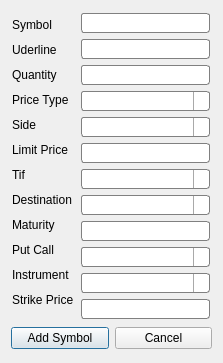
<?xml version="1.0" encoding="UTF-8"?>
<ui version="4.0">
 <class>SymbolProp</class>
 <widget class="QDialog" name="SymbolProp">
  <property name="geometry">
   <rect>
    <x>0</x>
    <y>0</y>
    <width>223</width>
    <height>363</height>
   </rect>
  </property>
  <property name="windowTitle">
   <string>Manage Order</string>
  </property>
  <layout class="QHBoxLayout" name="horizontalLayout_3">
   <item>
    <layout class="QVBoxLayout" name="verticalLayout_3">
     <item>
      <layout class="QHBoxLayout" name="horizontalLayout">
       <item>
        <layout class="QVBoxLayout" name="verticalLayout">
         <item>
          <widget class="QLabel" name="label">
           <property name="sizePolicy">
            <sizepolicy hsizetype="Fixed" vsizetype="Fixed">
             <horstretch>0</horstretch>
             <verstretch>0</verstretch>
            </sizepolicy>
           </property>
           <property name="text">
            <string>Symbol</string>
           </property>
          </widget>
         </item>
         <item>
          <widget class="QLabel" name="label_12">
           <property name="sizePolicy">
            <sizepolicy hsizetype="Fixed" vsizetype="Fixed">
             <horstretch>0</horstretch>
             <verstretch>0</verstretch>
            </sizepolicy>
           </property>
           <property name="text">
            <string>Uderline</string>
           </property>
          </widget>
         </item>
         <item>
          <widget class="QLabel" name="label_3">
           <property name="sizePolicy">
            <sizepolicy hsizetype="Fixed" vsizetype="Fixed">
             <horstretch>0</horstretch>
             <verstretch>0</verstretch>
            </sizepolicy>
           </property>
           <property name="text">
            <string>Quantity</string>
           </property>
          </widget>
         </item>
         <item>
          <widget class="QLabel" name="label_5">
           <property name="sizePolicy">
            <sizepolicy hsizetype="Fixed" vsizetype="Fixed">
             <horstretch>0</horstretch>
             <verstretch>0</verstretch>
            </sizepolicy>
           </property>
           <property name="text">
            <string>Price Type</string>
           </property>
          </widget>
         </item>
         <item>
          <widget class="QLabel" name="label_2">
           <property name="sizePolicy">
            <sizepolicy hsizetype="Fixed" vsizetype="Fixed">
             <horstretch>0</horstretch>
             <verstretch>0</verstretch>
            </sizepolicy>
           </property>
           <property name="text">
            <string>Side</string>
           </property>
          </widget>
         </item>
         <item>
          <widget class="QLabel" name="label_4">
           <property name="sizePolicy">
            <sizepolicy hsizetype="Fixed" vsizetype="Fixed">
             <horstretch>0</horstretch>
             <verstretch>0</verstretch>
            </sizepolicy>
           </property>
           <property name="text">
            <string>Limit Price</string>
           </property>
          </widget>
         </item>
         <item>
          <widget class="QLabel" name="label_6">
           <property name="sizePolicy">
            <sizepolicy hsizetype="Fixed" vsizetype="Fixed">
             <horstretch>0</horstretch>
             <verstretch>0</verstretch>
            </sizepolicy>
           </property>
           <property name="text">
            <string>Tif</string>
           </property>
          </widget>
         </item>
         <item>
          <widget class="QLabel" name="label_7">
           <property name="sizePolicy">
            <sizepolicy hsizetype="Fixed" vsizetype="Fixed">
             <horstretch>0</horstretch>
             <verstretch>0</verstretch>
            </sizepolicy>
           </property>
           <property name="text">
            <string>Destination</string>
           </property>
          </widget>
         </item>
         <item>
          <widget class="QLabel" name="label_8">
           <property name="sizePolicy">
            <sizepolicy hsizetype="Fixed" vsizetype="Fixed">
             <horstretch>0</horstretch>
             <verstretch>0</verstretch>
            </sizepolicy>
           </property>
           <property name="text">
            <string>Maturity</string>
           </property>
          </widget>
         </item>
         <item>
          <widget class="QLabel" name="label_11">
           <property name="sizePolicy">
            <sizepolicy hsizetype="Fixed" vsizetype="Fixed">
             <horstretch>0</horstretch>
             <verstretch>0</verstretch>
            </sizepolicy>
           </property>
           <property name="text">
            <string>Put Call</string>
           </property>
          </widget>
         </item>
         <item>
          <widget class="QLabel" name="label_10">
           <property name="sizePolicy">
            <sizepolicy hsizetype="Fixed" vsizetype="Fixed">
             <horstretch>0</horstretch>
             <verstretch>0</verstretch>
            </sizepolicy>
           </property>
           <property name="text">
            <string>Instrument</string>
           </property>
          </widget>
         </item>
         <item>
          <widget class="QLabel" name="label_9">
           <property name="sizePolicy">
            <sizepolicy hsizetype="Fixed" vsizetype="Fixed">
             <horstretch>0</horstretch>
             <verstretch>0</verstretch>
            </sizepolicy>
           </property>
           <property name="text">
            <string>Strike Price</string>
           </property>
          </widget>
         </item>
        </layout>
       </item>
       <item>
        <layout class="QVBoxLayout" name="verticalLayout_2">
         <item>
          <widget class="QLineEdit" name="lineEditSymbol">
           <property name="sizePolicy">
            <sizepolicy hsizetype="Fixed" vsizetype="Fixed">
             <horstretch>0</horstretch>
             <verstretch>0</verstretch>
            </sizepolicy>
           </property>
           <property name="styleSheet">
            <string notr="true"> QLineEdit {
     border: 1px solid gray;
     border-radius: 3px;
     padding: 1px 18px 1px 3px;
     min-width: 1em;
 max-width: 7em;
 }


 QLineEdit QAbstractItemView {
     border: 2px solid darkgray;
     selection-background-color: lightgray;
 }

QLineEdit {
      background: qlineargradient(x1: 0, y1: 0, x2: 0, y2: 1,
                                  stop: 0 #E1E1E1, stop: 0.4 #DDDDDD,
                                  stop: 0.5 #D8D8D8, stop: 1.0 #D3D3D3);
 }</string>
           </property>
           <property name="dragEnabled">
            <bool>true</bool>
           </property>
          </widget>
         </item>
         <item>
          <widget class="QLineEdit" name="lineEditUnderline">
           <property name="sizePolicy">
            <sizepolicy hsizetype="Fixed" vsizetype="Fixed">
             <horstretch>0</horstretch>
             <verstretch>0</verstretch>
            </sizepolicy>
           </property>
           <property name="styleSheet">
            <string notr="true"> QLineEdit {
     border: 1px solid gray;
     border-radius: 3px;
     padding: 1px 18px 1px 3px;
     min-width: 1em;
 max-width: 7em;
 }


 QLineEdit QAbstractItemView {
     border: 2px solid darkgray;
     selection-background-color: lightgray;
 }

QLineEdit {
      background: qlineargradient(x1: 0, y1: 0, x2: 0, y2: 1,
                                  stop: 0 #E1E1E1, stop: 0.4 #DDDDDD,
                                  stop: 0.5 #D8D8D8, stop: 1.0 #D3D3D3);
 }</string>
           </property>
          </widget>
         </item>
         <item>
          <widget class="QLineEdit" name="lineEditQunatity">
           <property name="sizePolicy">
            <sizepolicy hsizetype="Fixed" vsizetype="Fixed">
             <horstretch>0</horstretch>
             <verstretch>0</verstretch>
            </sizepolicy>
           </property>
           <property name="styleSheet">
            <string notr="true"> QLineEdit {
     border: 1px solid gray;
     border-radius: 3px;
     padding: 1px 18px 1px 3px;
     min-width: 1em;
 max-width: 7em;
 }


 QLineEdit QAbstractItemView {
     border: 2px solid darkgray;
     selection-background-color: lightgray;
 }

QLineEdit {
      background: qlineargradient(x1: 0, y1: 0, x2: 0, y2: 1,
                                  stop: 0 #E1E1E1, stop: 0.4 #DDDDDD,
                                  stop: 0.5 #D8D8D8, stop: 1.0 #D3D3D3);
 }</string>
           </property>
          </widget>
         </item>
         <item>
          <widget class="QComboBox" name="comboBoxPriceType">
           <property name="styleSheet">
            <string notr="true"> QComboBox {
     border: 1px solid gray;
     border-radius: 3px;
     padding: 1px 18px 1px 3px;
     min-width: 6em;
 }

 QComboBox:editable {
     background: white;
 }

 QComboBox:!editable, QComboBox::drop-down:editable {
      background: qlineargradient(x1: 0, y1: 0, x2: 0, y2: 1,
                                  stop: 0 #E1E1E1, stop: 0.4 #DDDDDD,
                                  stop: 0.5 #D8D8D8, stop: 1.0 #D3D3D3);
 }

 /* QComboBox gets the &quot;on&quot; state when the popup is open */
 QComboBox:!editable:on, QComboBox::drop-down:editable:on {
     background: qlineargradient(x1: 0, y1: 0, x2: 0, y2: 1,
                                 stop: 0 #D3D3D3, stop: 0.4 #D8D8D8,
                                 stop: 0.5 #DDDDDD, stop: 1.0 #E1E1E1);
 }

 QComboBox:on { /* shift the text when the popup opens */
     padding-top: 3px;
     padding-left: 4px;
 }

 QComboBox::drop-down {
     subcontrol-origin: padding;
     subcontrol-position: top right;
     width: 15px;

     border-left-width: 1px;
     border-left-color: darkgray;
     border-left-style: solid; /* just a single line */
     border-top-right-radius: 3px; /* same radius as the QComboBox */
     border-bottom-right-radius: 3px;
 }

 QComboBox::down-arrow 
{
     image: url(images/downarrow.png);
    width: 15px;
    height: 15px;
 }

 QComboBox::down-arrow:on { /* shift the arrow when popup is open */
     top: 1px;
     left: 1px;
 }

 QComboBox QAbstractItemView {
     border: 2px solid darkgray;
     selection-background-color: lightgray;
 }</string>
           </property>
          </widget>
         </item>
         <item>
          <widget class="QComboBox" name="comboBoxSide">
           <property name="styleSheet">
            <string notr="true"> QComboBox {
     border: 1px solid gray;
     border-radius: 3px;
     padding: 1px 18px 1px 3px;
     min-width: 6em;
 }

 QComboBox:editable {
     background: white;
 }

 QComboBox:!editable, QComboBox::drop-down:editable {
      background: qlineargradient(x1: 0, y1: 0, x2: 0, y2: 1,
                                  stop: 0 #E1E1E1, stop: 0.4 #DDDDDD,
                                  stop: 0.5 #D8D8D8, stop: 1.0 #D3D3D3);
 }

 /* QComboBox gets the &quot;on&quot; state when the popup is open */
 QComboBox:!editable:on, QComboBox::drop-down:editable:on {
     background: qlineargradient(x1: 0, y1: 0, x2: 0, y2: 1,
                                 stop: 0 #D3D3D3, stop: 0.4 #D8D8D8,
                                 stop: 0.5 #DDDDDD, stop: 1.0 #E1E1E1);
 }

 QComboBox:on { /* shift the text when the popup opens */
     padding-top: 3px;
     padding-left: 4px;
 }

 QComboBox::drop-down {
     subcontrol-origin: padding;
     subcontrol-position: top right;
     width: 15px;

     border-left-width: 1px;
     border-left-color: darkgray;
     border-left-style: solid; /* just a single line */
     border-top-right-radius: 3px; /* same radius as the QComboBox */
     border-bottom-right-radius: 3px;
 }

 QComboBox::down-arrow 
{
     image: url(images/downarrow.png);
    width: 15px;
    height: 15px;
 }

 QComboBox::down-arrow:on { /* shift the arrow when popup is open */
     top: 1px;
     left: 1px;
 }

 QComboBox QAbstractItemView {
     border: 2px solid darkgray;
     selection-background-color: lightgray;
 }</string>
           </property>
          </widget>
         </item>
         <item>
          <widget class="QLineEdit" name="lineEditLimitPrice">
           <property name="sizePolicy">
            <sizepolicy hsizetype="Fixed" vsizetype="Fixed">
             <horstretch>0</horstretch>
             <verstretch>0</verstretch>
            </sizepolicy>
           </property>
           <property name="styleSheet">
            <string notr="true"> QLineEdit {
     border: 1px solid gray;
     border-radius: 3px;
     padding: 1px 18px 1px 3px;
     min-width: 1em;
 max-width: 7em;
 }


 QLineEdit QAbstractItemView {
     border: 2px solid darkgray;
     selection-background-color: lightgray;
 }

QLineEdit {
      background: qlineargradient(x1: 0, y1: 0, x2: 0, y2: 1,
                                  stop: 0 #E1E1E1, stop: 0.4 #DDDDDD,
                                  stop: 0.5 #D8D8D8, stop: 1.0 #D3D3D3);
 }</string>
           </property>
          </widget>
         </item>
         <item>
          <widget class="QComboBox" name="comboBoxTif">
           <property name="styleSheet">
            <string notr="true"> QComboBox {
     border: 1px solid gray;
     border-radius: 3px;
     padding: 1px 18px 1px 3px;
     min-width: 6em;
 }

 QComboBox:editable {
     background: white;
 }

 QComboBox:!editable, QComboBox::drop-down:editable {
      background: qlineargradient(x1: 0, y1: 0, x2: 0, y2: 1,
                                  stop: 0 #E1E1E1, stop: 0.4 #DDDDDD,
                                  stop: 0.5 #D8D8D8, stop: 1.0 #D3D3D3);
 }

 /* QComboBox gets the &quot;on&quot; state when the popup is open */
 QComboBox:!editable:on, QComboBox::drop-down:editable:on {
     background: qlineargradient(x1: 0, y1: 0, x2: 0, y2: 1,
                                 stop: 0 #D3D3D3, stop: 0.4 #D8D8D8,
                                 stop: 0.5 #DDDDDD, stop: 1.0 #E1E1E1);
 }

 QComboBox:on { /* shift the text when the popup opens */
     padding-top: 3px;
     padding-left: 4px;
 }

 QComboBox::drop-down {
     subcontrol-origin: padding;
     subcontrol-position: top right;
     width: 15px;

     border-left-width: 1px;
     border-left-color: darkgray;
     border-left-style: solid; /* just a single line */
     border-top-right-radius: 3px; /* same radius as the QComboBox */
     border-bottom-right-radius: 3px;
 }

 QComboBox::down-arrow 
{
     image: url(images/downarrow.png);
    width: 15px;
    height: 15px;
 }

 QComboBox::down-arrow:on { /* shift the arrow when popup is open */
     top: 1px;
     left: 1px;
 }

 QComboBox QAbstractItemView {
     border: 2px solid darkgray;
     selection-background-color: lightgray;
 }</string>
           </property>
          </widget>
         </item>
         <item>
          <widget class="QComboBox" name="comboBoxDestination">
           <property name="styleSheet">
            <string notr="true"> QComboBox {
     border: 1px solid gray;
     border-radius: 3px;
     padding: 1px 18px 1px 3px;
     min-width: 6em;
 }

 QComboBox:editable {
     background: white;
 }

 QComboBox:!editable, QComboBox::drop-down:editable {
      background: qlineargradient(x1: 0, y1: 0, x2: 0, y2: 1,
                                  stop: 0 #E1E1E1, stop: 0.4 #DDDDDD,
                                  stop: 0.5 #D8D8D8, stop: 1.0 #D3D3D3);
 }

 /* QComboBox gets the &quot;on&quot; state when the popup is open */
 QComboBox:!editable:on, QComboBox::drop-down:editable:on {
     background: qlineargradient(x1: 0, y1: 0, x2: 0, y2: 1,
                                 stop: 0 #D3D3D3, stop: 0.4 #D8D8D8,
                                 stop: 0.5 #DDDDDD, stop: 1.0 #E1E1E1);
 }

 QComboBox:on { /* shift the text when the popup opens */
     padding-top: 3px;
     padding-left: 4px;
 }

 QComboBox::drop-down {
     subcontrol-origin: padding;
     subcontrol-position: top right;
     width: 15px;

     border-left-width: 1px;
     border-left-color: darkgray;
     border-left-style: solid; /* just a single line */
     border-top-right-radius: 3px; /* same radius as the QComboBox */
     border-bottom-right-radius: 3px;
 }

 QComboBox::down-arrow 
{
     image: url(images/downarrow.png);
    width: 15px;
    height: 15px;
 }

 QComboBox::down-arrow:on { /* shift the arrow when popup is open */
     top: 1px;
     left: 1px;
 }

 QComboBox QAbstractItemView {
     border: 2px solid darkgray;
     selection-background-color: lightgray;
 }</string>
           </property>
          </widget>
         </item>
         <item>
          <widget class="QLineEdit" name="lineEditMaturity">
           <property name="sizePolicy">
            <sizepolicy hsizetype="Fixed" vsizetype="Fixed">
             <horstretch>0</horstretch>
             <verstretch>0</verstretch>
            </sizepolicy>
           </property>
           <property name="styleSheet">
            <string notr="true"> QLineEdit {
     border: 1px solid gray;
     border-radius: 3px;
     padding: 1px 18px 1px 3px;
     min-width: 1em;
 max-width: 7em;
 }


 QLineEdit QAbstractItemView {
     border: 2px solid darkgray;
     selection-background-color: lightgray;
 }

QLineEdit {
      background: qlineargradient(x1: 0, y1: 0, x2: 0, y2: 1,
                                  stop: 0 #E1E1E1, stop: 0.4 #DDDDDD,
                                  stop: 0.5 #D8D8D8, stop: 1.0 #D3D3D3);
 }</string>
           </property>
          </widget>
         </item>
         <item>
          <widget class="QComboBox" name="comboBoxPutCall">
           <property name="styleSheet">
            <string notr="true"> QComboBox {
     border: 1px solid gray;
     border-radius: 3px;
     padding: 1px 18px 1px 3px;
     min-width: 6em;
 }

 QComboBox:editable {
     background: white;
 }

 QComboBox:!editable, QComboBox::drop-down:editable {
      background: qlineargradient(x1: 0, y1: 0, x2: 0, y2: 1,
                                  stop: 0 #E1E1E1, stop: 0.4 #DDDDDD,
                                  stop: 0.5 #D8D8D8, stop: 1.0 #D3D3D3);
 }

 /* QComboBox gets the &quot;on&quot; state when the popup is open */
 QComboBox:!editable:on, QComboBox::drop-down:editable:on {
     background: qlineargradient(x1: 0, y1: 0, x2: 0, y2: 1,
                                 stop: 0 #D3D3D3, stop: 0.4 #D8D8D8,
                                 stop: 0.5 #DDDDDD, stop: 1.0 #E1E1E1);
 }

 QComboBox:on { /* shift the text when the popup opens */
     padding-top: 3px;
     padding-left: 4px;
 }

 QComboBox::drop-down {
     subcontrol-origin: padding;
     subcontrol-position: top right;
     width: 15px;

     border-left-width: 1px;
     border-left-color: darkgray;
     border-left-style: solid; /* just a single line */
     border-top-right-radius: 3px; /* same radius as the QComboBox */
     border-bottom-right-radius: 3px;
 }

 QComboBox::down-arrow 
{
     image: url(images/downarrow.png);
    width: 15px;
    height: 15px;
 }

 QComboBox::down-arrow:on { /* shift the arrow when popup is open */
     top: 1px;
     left: 1px;
 }

 QComboBox QAbstractItemView {
     border: 2px solid darkgray;
     selection-background-color: lightgray;
 }</string>
           </property>
          </widget>
         </item>
         <item>
          <widget class="QComboBox" name="comboBoxInstrument">
           <property name="styleSheet">
            <string notr="true"> QComboBox {
     border: 1px solid gray;
     border-radius: 3px;
     padding: 1px 18px 1px 3px;
     min-width: 6em;
 }

 QComboBox:editable {
     background: white;
 }

 QComboBox:!editable, QComboBox::drop-down:editable {
      background: qlineargradient(x1: 0, y1: 0, x2: 0, y2: 1,
                                  stop: 0 #E1E1E1, stop: 0.4 #DDDDDD,
                                  stop: 0.5 #D8D8D8, stop: 1.0 #D3D3D3);
 }

 /* QComboBox gets the &quot;on&quot; state when the popup is open */
 QComboBox:!editable:on, QComboBox::drop-down:editable:on {
     background: qlineargradient(x1: 0, y1: 0, x2: 0, y2: 1,
                                 stop: 0 #D3D3D3, stop: 0.4 #D8D8D8,
                                 stop: 0.5 #DDDDDD, stop: 1.0 #E1E1E1);
 }

 QComboBox:on { /* shift the text when the popup opens */
     padding-top: 3px;
     padding-left: 4px;
 }

 QComboBox::drop-down {
     subcontrol-origin: padding;
     subcontrol-position: top right;
     width: 15px;

     border-left-width: 1px;
     border-left-color: darkgray;
     border-left-style: solid; /* just a single line */
     border-top-right-radius: 3px; /* same radius as the QComboBox */
     border-bottom-right-radius: 3px;
 }

 QComboBox::down-arrow 
{
     image: url(images/downarrow.png);
    width: 15px;
    height: 15px;
 }

 QComboBox::down-arrow:on { /* shift the arrow when popup is open */
     top: 1px;
     left: 1px;
 }

 QComboBox QAbstractItemView {
     border: 2px solid darkgray;
     selection-background-color: lightgray;
 }</string>
           </property>
          </widget>
         </item>
         <item>
          <widget class="QLineEdit" name="lineEditStrikePrice">
           <property name="sizePolicy">
            <sizepolicy hsizetype="Fixed" vsizetype="Fixed">
             <horstretch>0</horstretch>
             <verstretch>0</verstretch>
            </sizepolicy>
           </property>
           <property name="styleSheet">
            <string notr="true"> QLineEdit {
     border: 1px solid gray;
     border-radius: 3px;
     padding: 1px 18px 1px 3px;
     min-width: 1em;
 max-width: 7em;
 }


 QLineEdit QAbstractItemView {
     border: 2px solid darkgray;
     selection-background-color: lightgray;
 }

QLineEdit {
      background: qlineargradient(x1: 0, y1: 0, x2: 0, y2: 1,
                                  stop: 0 #E1E1E1, stop: 0.4 #DDDDDD,
                                  stop: 0.5 #D8D8D8, stop: 1.0 #D3D3D3);
 }</string>
           </property>
           <property name="text">
            <string/>
           </property>
          </widget>
         </item>
        </layout>
       </item>
      </layout>
     </item>
     <item>
      <layout class="QHBoxLayout" name="horizontalLayout_2">
       <item>
        <widget class="QPushButton" name="cmdContinue">
         <property name="text">
          <string>Add Symbol</string>
         </property>
        </widget>
       </item>
       <item>
        <widget class="QPushButton" name="cmdCancel">
         <property name="text">
          <string>Cancel</string>
         </property>
        </widget>
       </item>
      </layout>
     </item>
    </layout>
   </item>
  </layout>
 </widget>
 <layoutdefault spacing="6" margin="11"/>
 <resources/>
 <connections/>
</ui>
